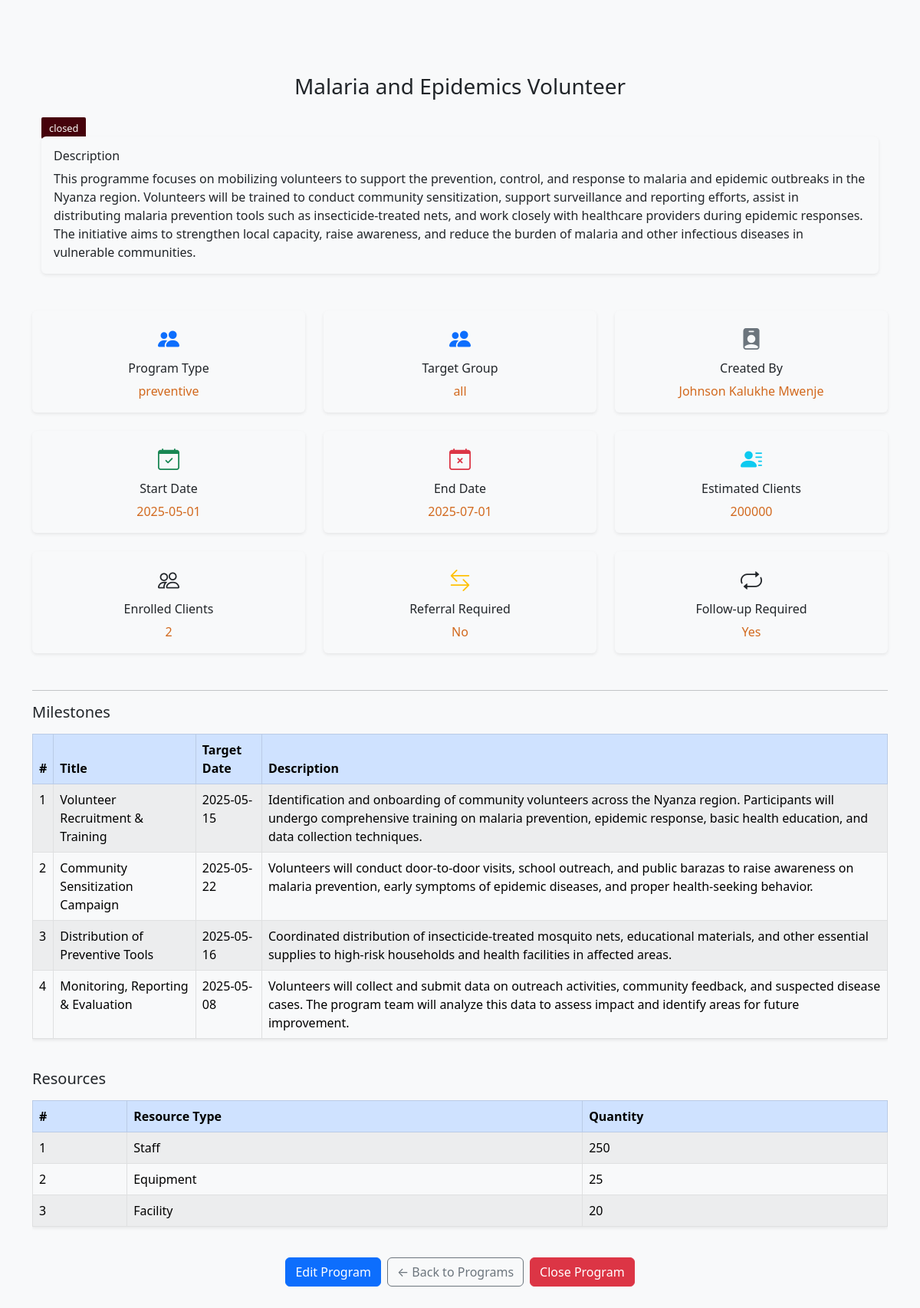
The app's page /program/1 (signed in) with its own data.
### tables this page shows
CREATE TABLE health_programs (
            id INTEGER PRIMARY KEY AUTOINCREMENT,
            name TEXT NOT NULL,
            description TEXT,
            program_type TEXT NOT NULL,
            start_date DATE NOT NULL,
            end_date DATE,
            target_group TEXT NOT NULL,
            estimated_clients INTEGER NOT NULL,
            require_referral BOOLEAN DEFAULT 0,
            follow_up BOOLEAN DEFAULT 0,
            status TEXT DEFAULT 'active',
            created_by INTEGER,
            FOREIGN KEY (created_by) REFERENCES doctors(id)
                             
        );

CREATE TABLE program_milestones (
            id INTEGER PRIMARY KEY AUTOINCREMENT,
            program_id INTEGER,
            title TEXT NOT NULL,
            target_date DATE NOT NULL,
            description TEXT,
            FOREIGN KEY (program_id) REFERENCES health_programs(id)
        );

CREATE TABLE program_resources (
            id INTEGER PRIMARY KEY AUTOINCREMENT,
            program_id INTEGER,
            resource_type TEXT NOT NULL,
            quantity INTEGER NOT NULL,
            FOREIGN KEY (program_id) REFERENCES health_programs(id)
        );

### mainapp.py (the view)
@app.route('/program/<int:program_id>')
@token_required
def view_program(program_id):
    db = get_db_connection()
    program = db.execute('''
        SELECT p.*, d.first_name || ' ' || d.last_name AS created_by_name
        FROM health_programs p
        LEFT JOIN doctors d ON p.created_by = d.id
        WHERE p.id = ?
    ''', (program_id,)).fetchone()
    if not program:
        return "Program not found", 404
    milestones = db.execute('''
        SELECT * FROM program_milestones WHERE program_id = ?
    ''', (program_id,)).fetchall()
    resources = db.execute('''
        SELECT * FROM program_resources WHERE program_id = ?
    ''', (program_id,)).fetchall()
    enrolled_clients = db.execute('''
        SELECT COUNT(*) as count FROM program_enrollments WHERE program_id = ?
    ''', (program_id,)).fetchone()['count']
    return render_template('program_detail.html',
                           program=program,
                           milestones=milestones,
                           resources=resources,
                           enrolled_clients=enrolled_clients)

### mainapp.py (called while the page is built)
def get_db_connection():
    conn = sqlite3.connect('smarthealthdatabase.db')
    conn.row_factory = sqlite3.Row
    return conn

### security/Auth.py (called while the page is built)
def token_required(f):
    @wraps(f)
    def decorated(*args, **kwargs):
        if session.get('user_id', ''):
            return f(*args, **kwargs)
        else:
            error = "You are not logged in!!!"
            flash(error, "danger")
            return redirect(url_for('signOut'))
    return decorated

### templates/program_detail.html (shortened to what this page needs)
<!DOCTYPE html>
<html lang="en">
<head>
    <link href="https://cdn.jsdelivr.net/npm/bootstrap@5.3.0/dist/css/bootstrap.min.css" rel="stylesheet">
    <link rel="stylesheet" href="https://cdn.jsdelivr.net/npm/bootstrap-icons@1.10.5/font/bootstrap-icons.css">
</head>
<body class="bg-light">
    <div class="container py-5">
        <div class="container my-5">
            <div class="text-center mb-4">
                <h1 class="h3">{{ program.name }}</h1>
            </div>
            <span class="program-status {{program.status }}">{{program.status }}</span>
            <div class="card shadow-sm border-0 bg-light">
                <div class="card-body">
                    <h6 class="card-title">Description</h6>
                    <p class="card-text">{{ program.description }}</p>
                </div>
            </div>
        </div>
    <div class="row g-4 mb-5">
        <div class="col-md-4">
            <div class="card shadow-sm border-0 h-100 bg-light">
                       <div class="card-body d-flex flex-column justify-content-center align-items-center text-center">
                    <i class="bi bi-people-fill text-primary fs-3 mb-2"></i>
                    <h6 class="card-title">Program Type</h6>
                    <p class="card-text" style="color: chocolate;">{{ program.program_type }}</p>
                </div>
            </div>
        </div>
        <div class="col-md-4">
            <div class="card shadow-sm border-0 h-100 bg-light">
                       <div class="card-body d-flex flex-column justify-content-center align-items-center text-center">
                    <i class="bi bi-people-fill text-primary fs-3 mb-2"></i>
                    <h6 class="card-title">Target Group</h6>
                    <p class="card-text" style="color: chocolate;">{{ program.target_group }}</p>
                </div>
            </div>
        </div>
        <div class="col-md-4">
            <div class="card shadow-sm border-0 h-100 bg-light">
                       <div class="card-body d-flex flex-column justify-content-center align-items-center text-center">
                    <i class="bi bi-person-badge-fill text-secondary fs-3 mb-2"></i>
                    <h6 class="card-title">Created By</h6>
                    <p class="card-text" style="color: chocolate;">{{ program.created_by_name or "Unknown" }}</p>
                </div>
            </div>
        </div>
        <div class="col-md-4">
            <div class="card shadow-sm border-0 h-100 bg-light">
                       <div class="card-body d-flex flex-column justify-content-center align-items-center text-center">
                    <i class="bi bi-calendar-check text-success fs-3 mb-2"></i>
                    <h6 class="card-title">Start Date</h6>
                    <p class="card-text" style="color: chocolate;">{{ program.start_date }}</p>
                </div>
            </div>
        </div>
        <div class="col-md-4">
            <div class="card shadow-sm border-0 h-100 bg-light">
                       <div class="card-body d-flex flex-column justify-content-center align-items-center text-center">
                    <i class="bi bi-calendar-x text-danger fs-3 mb-2"></i>
                    <h6 class="card-title">End Date</h6>
                    <p class="card-text" style="color: chocolate;">{{ program.end_date or "N/A" }}</p>
                </div>
            </div>
        </div>
        <div class="col-md-4">
            <div class="card shadow-sm border-0 h-100 bg-light">
                       <div class="card-body d-flex flex-column justify-content-center align-items-center text-center">
                    <i class="bi bi-person-lines-fill text-info fs-3 mb-2"></i>
                    <h6 class="card-title">Estimated Clients</h6>
                    <p class="card-text" style="color: chocolate;">{{ program.estimated_clients }}</p>
                </div>
            </div>
        </div>
        <div class="col-md-4">
            <div class="card shadow-sm border-0 h-100 bg-light">
                       <div class="card-body d-flex flex-column justify-content-center align-items-center text-center">
                    <i class="bi bi-people text-dark fs-3 mb-2"></i>
                    <h6 class="card-title">Enrolled Clients</h6>
                    <p class="card-text" style="color: chocolate;">{{ enrolled_clients }}</p>
                </div>
            </div>
        </div>
        <div class="col-md-4">
            <div class="card shadow-sm border-0 h-100 bg-light">
                       <div class="card-body d-flex flex-column justify-content-center align-items-center text-center">
                    <i class="bi bi-arrow-left-right text-warning fs-3 mb-2"></i>
                    <h6 class="card-title">Referral Required</h6>
                    <p class="card-text" style="color: chocolate;">{{ "Yes" if program.require_referral else "No" }}</p>
                </div>
            </div>
        </div>
        <div class="col-md-4">
            <div class="card shadow-sm border-0 h-100 bg-light">
                       <div class="card-body d-flex flex-column justify-content-center align-items-center text-center">
                    <i class="bi bi-repeat text-purple fs-3 mb-2"></i>
                    <h6 class="card-title">Follow-up Required</h6>
                    <p class="card-text" style="color: chocolate;">{{ "Yes" if program.follow_up else "No" }}</p>
                </div>
            </div>
        </div>
    </div>
        <hr>
<div class="mb-4">
    <h2 class="h5 mb-3">Milestones</h2>
    {% if milestones %}
        <div class="table-responsive">
            <table class="table table-bordered table-striped table-light shadow-sm">
                <thead class="table-primary">
                    <tr>
                        <th>#</th>
                        <th>Title</th>
                        <th>Target Date</th>
                        <th>Description</th>
                    </tr>
                </thead>
                <tbody>
                    {% for milestone in milestones %}
                        <tr>
                            <td>{{ loop.index}} </td>
                            <td>{{ milestone.title }}</td>
                            <td>{{ milestone.target_date }}</td>
                            <td>{{ milestone.description or '-' }}</td>
                        </tr>
                    {% endfor %}
                </tbody>
            </table>
        </div>
    {% else %}
        <p class="text-muted">No milestones added.</p>
    {% endif %}
</div>
<div class="mb-4">
    <h2 class="h5 mb-3">Resources</h2>
    {% if resources %}
        <div class="table-responsive">
            <table class="table table-bordered table-striped table-light shadow-sm">
                <thead class="table-primary">
                    <tr>
                        <th>#</th>
                        <th>Resource Type</th>
                        <th>Quantity</th>
                    </tr>
                </thead>
                <tbody>
                    {% for res in resources %}
                        <tr>
                            <td>{{ loop.index}} </td>
                            <td>{{ res.resource_type }}</td>
                            <td>{{ res.quantity }}</td>
                        </tr>
                    {% endfor %}
                </tbody>
            </table>
        </div>
    {% else %}
        <p class="text-muted">No resources listed.</p>
    {% endif %}
</div>
<div class="d-flex justify-content-center gap-2">
    <a href="{{ url_for('edit_program', program_id=program.id) }}" class="btn btn-primary">Edit Program</a>
    <a href="{{ url_for('dashboard') }}" class="btn btn-outline-secondary">← Back to Programs</a>
    <form action="{{ url_for('close_program', program_id=program.id) }}" method="POST" onsubmit="return confirm('Update the Program Status?')">
        <button type="submit" class="btn btn-danger">Close Program</button>
    </form>
</div>
    </div>
</body>
</html>

### templates/program_detail.html (style rules this page uses)
.program-status { padding: 5px 10px; border-radius: 2px; font-size: 0.8rem; }
.program-status.closed { background-color: #46020b; color: #fcfaf8; }

### records on screen
health_programs: name "Malaria and Epidemics Volunteer", status "closed", description "This programme focuses on mobilizing volunteers to support the prevention, control, and response to malaria and epidemic outbreaks in the Nyanza region. Volunteers will be trained to conduct community sensitization, support surveillance and reporting efforts, assist in distributing malaria prevention tools such as insecticide-treated nets, and work closely with healthcare providers during epidemic responses. The initiative aims to strengthen local capacity, raise awareness, and reduce the burden of malaria and other infectious diseases in vulnerable communities.", program_type "preventive", target_group "all", start_date "2025-05-01", end_date "2025-07-01", estimated_clients "200000", require_referral "No", follow_up "Yes"
program_milestones: title "Volunteer Recruitment & Training", target_date "2025-05-15", description "Identification and onboarding of community volunteers across the Nyanza region. Participants will undergo comprehensive training on malaria prevention, epidemic response, basic health education, and data collection techniques."
program_milestones: title "Community Sensitization Campaign", target_date "2025-05-22", description "Volunteers will conduct door-to-door visits, school outreach, and public barazas to raise awareness on malaria prevention, early symptoms of epidemic diseases, and proper health-seeking behavior."
program_milestones: title "Distribution of Preventive Tools", target_date "2025-05-16", description "Coordinated distribution of insecticide-treated mosquito nets, educational materials, and other essential supplies to high-risk households and health facilities in affected areas."
program_milestones: title "Monitoring, Reporting & Evaluation", target_date "2025-05-08", description "Volunteers will collect and submit data on outreach activities, community feedback, and suspected disease cases. The program team will analyze this data to assess impact and identify areas for future improvement."
program_resources: resource_type "Staff", quantity "250"
program_resources: resource_type "Equipment", quantity "25"
program_resources: resource_type "Facility", quantity "20"

### other values on screen
{{ program.created_by_name or "Unknown" }} "Johnson Kalukhe Mwenje"
{{ enrolled_clients }} "2"
